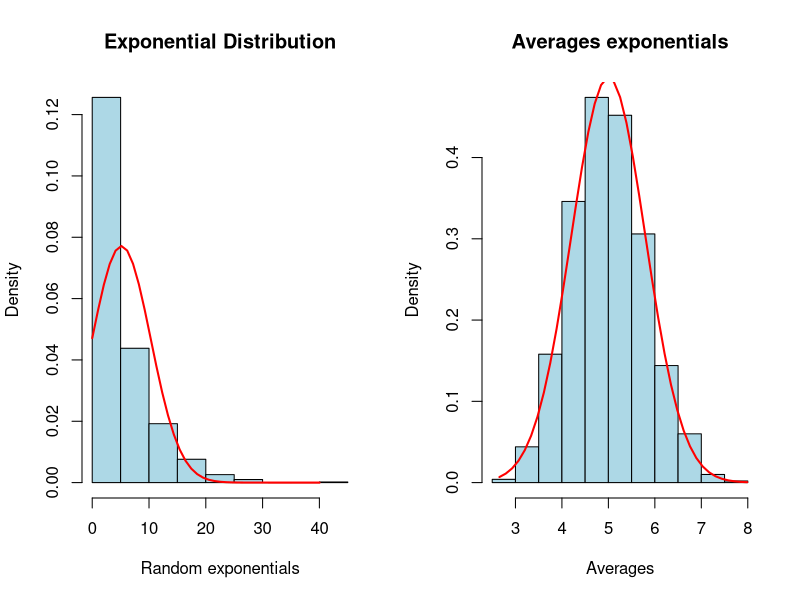

This figure's R source:
## ---- chunk 1
library(ggplot2)
## ---- chunk 2
lambda <- 0.2
smn <- mean(rexp(40, lambda))
mn <- 1/lambda

compMeans <- data.frame(Types=c("Sample Mean", "Theorical Mean"), 
                        Values=c(smn, mn))
p <- ggplot(data=compMeans, aes(x=Types, y=Values)) +
        geom_bar(stat="identity", fill="steelblue", width=0.5) +
        ggtitle("Compare Means")

cat("Sample mean:", smn)
cat("Theoretical mean:", mn)
## ---- chunk 3
svariance <- var(rexp(40, lambda))
variance <- mn^2

compVariance <- data.frame(Types=c("Sample Variance", "Theorical Variance"), 
                           Values=c(svariance, variance))
p <- ggplot(data=compVariance, aes(x=Types, y=Values)) +
        geom_bar(stat="identity", fill="steelblue", width=0.5) +
        ggtitle("Compare Variances")

cat("Sample Variance:", svariance) 
cat("Theoretical Variance:", variance)
## ---- chunk 4
random <- rexp(runif(1000), lambda)
mns = NULL
for (i in 1 : 1000) mns = c(mns, mean(rexp(runif(40), lambda)))
## ---- chunk 5
par(mfrow=c(1,2))
hist(random, prob=TRUE, main="Exponential Distribution", 
     xlab="Random exponentials", col = "lightblue")
x <- seq(min(random), max(random), length = 40)
f <- dnorm(x, mean = mean(random), sd = sd(random))
lines(x, f, col = "red", lwd = 2)

hist(mns, prob=TRUE, main="Averages exponentials", 
     xlab="Averages", col = "lightblue")
x <- seq(min(mns), max(mns), length = 40)
f <- dnorm(x, mean = mean(mns), sd = sd(mns))
lines(x, f, col = "red", lwd = 2)
## ---- chunk 6
tg <- ToothGrowth
head(tg)
str(tg)
## ---- chunk 7
summary(tg)
## ---- chunk 8
tg_oj <- tg[tg$supp=="OJ",]
tg_vc <- tg[tg$supp=="VC",]
## ---- chunk 9
t.test(tg_oj$len, tg_vc$len, paired=TRUE, var.equal=TRUE)
## ---- chunk 10
v_dose <- unique(tg$dose)
tg_supp1 <- tg[tg$dose==v_dose[1],]
tg_supp2 <- tg[tg$dose==v_dose[2],]
tg_supp3 <- tg[tg$dose==v_dose[3],]
## ---- chunk 11
t.test(tg_supp1$len, tg_supp2$len, paired=TRUE, var.equal=TRUE)
t.test(tg_supp1$len, tg_supp3$len, paired=TRUE, var.equal=TRUE)
t.test(tg_supp2$len, tg_supp3$len, paired=TRUE, var.equal=TRUE)
